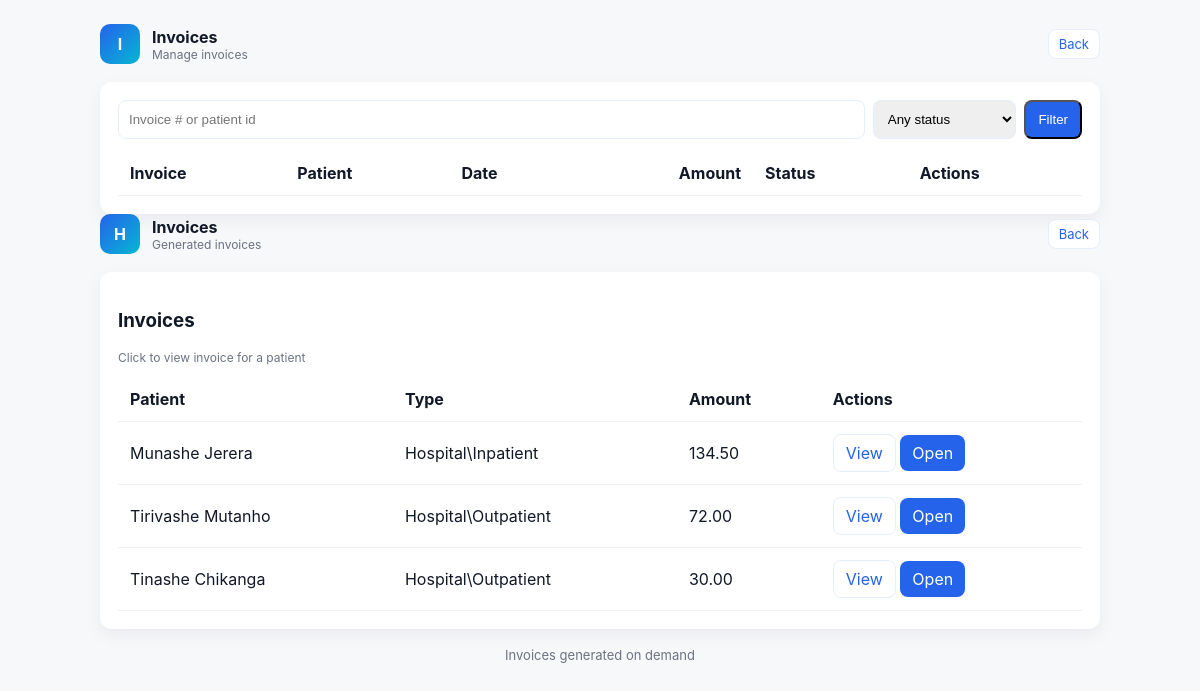
Screenshot of /invoices.php (signed in) with the database file from the repository.
### tables this page shows
CREATE TABLE patients (
    id INTEGER PRIMARY KEY AUTOINCREMENT,
    patient_id TEXT UNIQUE NOT NULL,
    name TEXT NOT NULL,
    age INTEGER NOT NULL,
    type TEXT NOT NULL, -- outpatient, inpatient, daycase
    admission_date TEXT NULL,
    discharge_date TEXT NULL,
    ward_number INTEGER NULL,
    daily_bed_charge REAL NULL,
    procedure_name TEXT NULL,
    theatre_fee REAL NULL
);

### src/DB.php (called while the page is built, shortened)
<?php
class DB
{
    private static ?\PDO $pdo = null;
    private static string $path;
    public static function getPath(): string
    {
        if (!isset(self::$path)) {
            self::$path = __DIR__ . '/../data/hospital.db';
        }
        return self::$path;
    }
    public static function getPDO(): \PDO
    {
        if (self::$pdo === null) {
            $dsn = 'sqlite:' . self::getPath();
            self::$pdo = new \PDO($dsn);
            self::$pdo->setAttribute(\PDO::ATTR_ERRMODE, \PDO::ERRMODE_EXCEPTION);
        }
        return self::$pdo;
    }
}

### public/bootstrap.php (called while the page is built, shortened)
<?php
require_once __DIR__ . '/../src/DB.php';
require_once __DIR__ . '/../src/Consultation.php';
require_once __DIR__ . '/../src/ProcedurePerformed.php';
require_once __DIR__ . '/../src/Patient.php';
require_once __DIR__ . '/../src/Inpatient.php';
require_once __DIR__ . '/../src/Invoice.php';
$repo = new PatientRepository();

### src/Repositories/PatientRepository.php (called while the page is built, shortened)
<?php
class PatientRepository
{
    private \PDO $pdo;
    public function __construct()
    {
        $this->pdo = DB::getPDO();
    }
    public function getPaged(?string $search, int $page = 1, int $perPage = 20): array
    {
        $offset = max(0, ($page - 1) * $perPage);
        if ($search) {
            $like = '%' . $search . '%';
            $stmt = $this->pdo->prepare('SELECT * FROM patients WHERE name LIKE :s OR patient_id LIKE :s ORDER BY id DESC LIMIT :lim OFFSET :off');
            $stmt->bindValue(':s', $like, \PDO::PARAM_STR);
            $stmt->bindValue(':lim', $perPage, \PDO::PARAM_INT);
            $stmt->bindValue(':off', $offset, \PDO::PARAM_INT);
            $stmt->execute();
            $rows = $stmt->fetchAll(\PDO::FETCH_ASSOC);
            $countStmt = $this->pdo->prepare('SELECT COUNT(*) as c FROM patients WHERE name LIKE :s OR patient_id LIKE :s');
            $countStmt->execute([':s' => $like]);
            $total = (int)$countStmt->fetch(\PDO::FETCH_ASSOC)['c'];
        } else {
            $stmt = $this->pdo->prepare('SELECT * FROM patients ORDER BY id DESC LIMIT :lim OFFSET :off');
            $stmt->bindValue(':lim', $perPage, \PDO::PARAM_INT);
            $stmt->bindValue(':off', $offset, \PDO::PARAM_INT);
            $stmt->execute();
            $rows = $stmt->fetchAll(\PDO::FETCH_ASSOC);
            $total = (int)$this->pdo->query('SELECT COUNT(*) as c FROM patients')->fetch(\PDO::FETCH_ASSOC)['c'];
        }
        $out = [];
        foreach ($rows as $r) {
            $out[] = $this->rowToPatient($r);
        }
        return [$out, $total];
    }
    private function rowToPatient(array $r): Patient
    {
        $type = $r['type'] ?? 'outpatient';
        if ($type === 'inpatient') {
            $p = new Inpatient($r['patient_id'], $r['name'], (int)$r['age'], $r['admission_date'] ?? date('Y-m-d'), (int)($r['ward_number'] ?? 0), (float)($r['daily_bed_charge'] ?? 0.0));
            if (!empty($r['discharge_date'])) $p->discharge($r['discharge_date']);
        } elseif ($type === 'daycase') {
            $p = new DaycasePatient($r['patient_id'], $r['name'], (int)$r['age'], $r['admission_date'] ?? date('Y-m-d'), (int)($r['ward_number'] ?? 0), $r['procedure_name'] ?? '', (float)($r['theatre_fee'] ?? 0.0));
        } else {
            $p = new Outpatient($r['patient_id'], $r['name'], (int)$r['age']);
        }
        $stmt = $this->pdo->prepare('SELECT * FROM consultations WHERE patient_id = :pid ORDER BY id');
        $stmt->execute([':pid' => $r['patient_id']]);
        $cons = $stmt->fetchAll(\PDO::FETCH_ASSOC);
        foreach ($cons as $c) {
            $p->addConsultation(new Consultation($c['date'], $c['doctor'], (float)$c['fee']));
        }
        $stmt = $this->pdo->prepare('SELECT * FROM procedures WHERE patient_id = :pid ORDER BY id');
        $stmt->execute([':pid' => $r['patient_id']]);
        $procs = $stmt->fetchAll(\PDO::FETCH_ASSOC);
        foreach ($procs as $pr) {
            $p->addProcedure(new ProcedurePerformed($pr['name'], (float)$pr['cost']));
        }
        return $p;
    }
}

### src/Patient.php (called while the page is built, shortened)
<?php
abstract class Patient
{
    protected string $patientId;
    protected string $name;
    protected array $consultations = [];
    public function __construct(string $patientId, string $name, int $age)
    {
        $this->patientId = $patientId;
        $this->name = $name;
    }
    public function getPatientId(): string
    {
        return $this->patientId;
    }
    public function getName(): string
    {
        return $this->name;
    }
    public function addConsultation(Consultation $c): void
    {
        $this->consultations[] = $c;
    }
    public function getConsultations(): array
    {
        return $this->consultations;
    }
}

### src/Invoice.php (called while the page is built, shortened)
<?php
class Invoice
{
    private Patient $patient;
    public function __construct(Patient $patient)
    {
        $this->patient = $patient;
    }
    public function getAmount(): float
    {
        $sum = 0.0;
        foreach ($this->getItems() as $it) {
            $sum += $it['amount'];
        }
        return $sum;
    }
    public function getItems(): array
    {
        $items = [];
        foreach ($this->patient->getConsultations() as $c) {
            $amt = (float)$c->getFee();
            $items[] = [
                'description' => sprintf('Consultation (%s) - Dr %s', $c->getDate(), $c->getDoctor()),
                'qty' => 1,
                'unit' => $amt,
                'amount' => $amt
            ];
        }
        if ($this->patient instanceof Inpatient) {
            $in = $this->patient;
            foreach ($in->getProcedures() as $p) {
                $cost = (float)$p->getCost();
                $items[] = [
                    'description' => sprintf('Procedure: %s', $p->getName()),
                    'qty' => 1,
                    'unit' => $cost,
                    'amount' => $cost
                ];
            }
            $start = new \DateTime($in->getAdmissionDate());
            $end = $in->getDischargeDate() ? new \DateTime($in->getDischargeDate()) : new \DateTime();
            $diff = $start->diff($end);
            $days = (int)$diff->format('%a');
            $days = max(1, $days);
            $unit = (float)$in->getDailyBedCharge();
            $bedAmount = $unit * $days;
            $items[] = [
                'description' => sprintf('Bed charge (ward %s) — %d day(s) @ %s', $in->getWardNumber(), $days, number_format($unit,2)),
                'qty' => $days,
                'unit' => $unit,
                'amount' => $bedAmount
            ];
        }
        return $items;
    }
}

### src/Consultation.php (called while the page is built, shortened)
<?php
class Consultation
{
    private string $date;
    private string $doctor;
    private float $fee;
    public function __construct(string $date, string $doctor, float $fee)
    {
        $this->date = $date;
        $this->doctor = $doctor;
        $this->fee = $fee;
    }
    public function getDate(): string
    {
        return $this->date;
    }
    public function getDoctor(): string
    {
        return $this->doctor;
    }
    public function getFee(): float
    {
        return $this->fee;
    }
}

### src/Inpatient.php (called while the page is built, shortened)
<?php
class Inpatient extends Patient
{
    private string $admissionDate;
    private ?string $dischargeDate;
    private int $wardNumber;
    private array $procedures = [];
    private float $dailyBedCharge;
    public function __construct(string $patientId, string $name, int $age, string $admissionDate, int $wardNumber, float $dailyBedCharge = 50.0)
    {
        $this->admissionDate = $admissionDate;
        $this->wardNumber = $wardNumber;
        $this->dailyBedCharge = $dailyBedCharge;
        $this->dischargeDate = null;
    }
    public function discharge(string $dischargeDate): void
    {
        $this->dischargeDate = $dischargeDate;
    }
    public function addProcedure(ProcedurePerformed $p): void
    {
        $this->procedures[] = $p;
    }
    public function getProcedures(): array
    {
        return $this->procedures;
    }
    public function getAdmissionDate(): string
    {
        return $this->admissionDate;
    }
    public function getDischargeDate(): ?string
    {
        return $this->dischargeDate;
    }
    public function getWardNumber(): int
    {
        return $this->wardNumber;
    }
    public function getDailyBedCharge(): float
    {
        return $this->dailyBedCharge;
    }
}

### src/ProcedurePerformed.php (called while the page is built, shortened)
<?php
class ProcedurePerformed
{
    private string $name;
    private float $cost;
    public function __construct(string $name, float $cost)
    {
        $this->name = $name;
        $this->cost = $cost;
    }
    public function getName(): string
    {
        return $this->name;
    }
    public function getCost(): float
    {
        return $this->cost;
    }
}

### public/invoices.php (the view, shortened to what this page needs)
<?php
require_once __DIR__ . '/bootstrap.php';
$q = trim($_GET['q'] ?? '');
?><!doctype html>
<html>
<head>
  <link rel="stylesheet" href="assets/style.css">
  </head>
<body>
<div class="container">
  <div class="header">
    <div class="brand"><div class="logo">I</div><div><div style="font-weight:700">Invoices</div><div class="small">Manage invoices</div></div></div>
    <div class="controls"><a class="btn secondary" href="dashboard.php">Back</a></div>
  </div>
  <div class="card">
    <form method="get" style="display:flex;gap:8px;margin-bottom:12px">
      <input class="input" name="q" placeholder="Invoice # or patient id" value="<?php echo htmlspecialchars($q); ?>">
      <select name="status" class="input" style="width:180px">
        <option value="">Any status</option>
      </select>
      <button class="btn" type="submit">Filter</button>
    </form>
    <table class="table"><thead><tr><th>Invoice</th><th>Patient</th><th>Date</th><th style="text-align:right">Amount</th><th>Status</th><th>Actions</th></tr></thead></table>
  </div>
</div>
</body>
</html>
<?php
require_once __DIR__ . '/bootstrap.php';
$search = trim($_GET['q'] ?? '');
$page = max(1, (int)($_GET['page'] ?? 1));
$perPage = 12;
list($patients, $total) = $repo->getPaged($search, $page, $perPage);
?><!doctype html>
<html>
<head>
  <link rel="stylesheet" href="assets/style.css">
</head>
<body>
<div class="container">
  <div class="header">
    <div class="brand"><div class="logo">H</div><div><div style="font-weight:700">Invoices</div><div class="small">Generated invoices</div></div></div>
    <div class="controls"><a class="btn secondary" href="index.php">Back</a></div>
  </div>
  <div class="card">
    <h3>Invoices</h3>
    <div class="small">Click to view invoice for a patient</div>
    <table class="table">
      <thead><tr><th>Patient</th><th>Type</th><th>Amount</th><th>Actions</th></tr></thead>
      <tbody>
      <?php foreach ($patients as $p): $inv = new \Hospital\Invoice($p); ?>
        <tr>
          <td><?php echo htmlspecialchars($p->getName()); ?></td>
          <td><?php echo htmlspecialchars(get_class($p)); ?></td>
          <td><?php echo number_format($inv->getAmount(),2); ?></td>
          <td><a class="btn secondary" href="view_invoice.php?id=<?php echo urlencode($p->getPatientId()); ?>">View</a>
              <a class="btn" href="patient.php?id=<?php echo urlencode($p->getPatientId()); ?>">Open</a></td>
        </tr>
      <?php endforeach; ?>
      </tbody>
    </table>
  </div>
  <div class="footer">Invoices generated on demand</div>
</div>
</body>
</html>

### public/assets/style.css (style rules this page uses)
:root { --bg:#f6f8fa; --card:#ffffff; --muted:#6b7280; --accent:#2563eb; --accent-2:#06b6d4; --success:#16a34a; --danger:#dc2626; }
* { box-sizing:border-box }
body { font-family:Inter,ui-sans-serif,system-ui,-apple-system,'Segoe UI',Roboto,'Helvetica Neue',Arial; background:var(--bg); color:#111827; margin:0; padding:24px }
.container { max-width:1000px; margin:0 auto }
.header { display:flex;align-items:center;justify-content:space-between;margin-bottom:18px }
.brand { display:flex;align-items:center;gap:12px }
.logo { width:48px;height:48px;background:linear-gradient(135deg,var(--accent),var(--accent-2));border-radius:10px;display:flex;align-items:center;justify-content:center;color:#fff;font-weight:700 }
.card { background:var(--card);border-radius:12px;padding:18px;box-shadow:0 6px 18px rgba(15,23,42,0.06) }
.controls { display:flex;gap:8px }
.header .controls { display:flex;gap:8px;flex-wrap:wrap;align-items:center }
.header .controls .btn { padding:6px 10px;font-size:13px;border-radius:8px }
.header .controls .btn.secondary { padding:6px 10px;background:#fff;color:var(--accent);border:1px solid #e6eefc }
.header .brand .logo { width:40px;height:40px }
.btn { background:var(--accent);color:#fff;padding:8px 12px;border-radius:8px;text-decoration:none;display:inline-block }
.btn.secondary { background:#fff;color:var(--accent);border:1px solid #e6eefc }
.table { width:100%;border-collapse:collapse;margin-top:12px }
.table th, .table td { padding:12px;border-bottom:1px solid #eef2f7;text-align:left }
.input, textarea, select { width:100%;padding:10px;border:1px solid #e6eefc;border-radius:8px }
.small { font-size:12px;color:var(--muted) }
.footer { margin-top:18px;text-align:center;color:var(--muted);font-size:13px }

### rows the page displays
patients: name "Munashe Jerera", p "Hospital\\Inpatient", Amount "134.50"
patients: name "Tirivashe Mutanho", p "Hospital\\Outpatient", Amount "72.00"
patients: name "Tinashe Chikanga", p "Hospital\\Outpatient", Amount "30.00"
